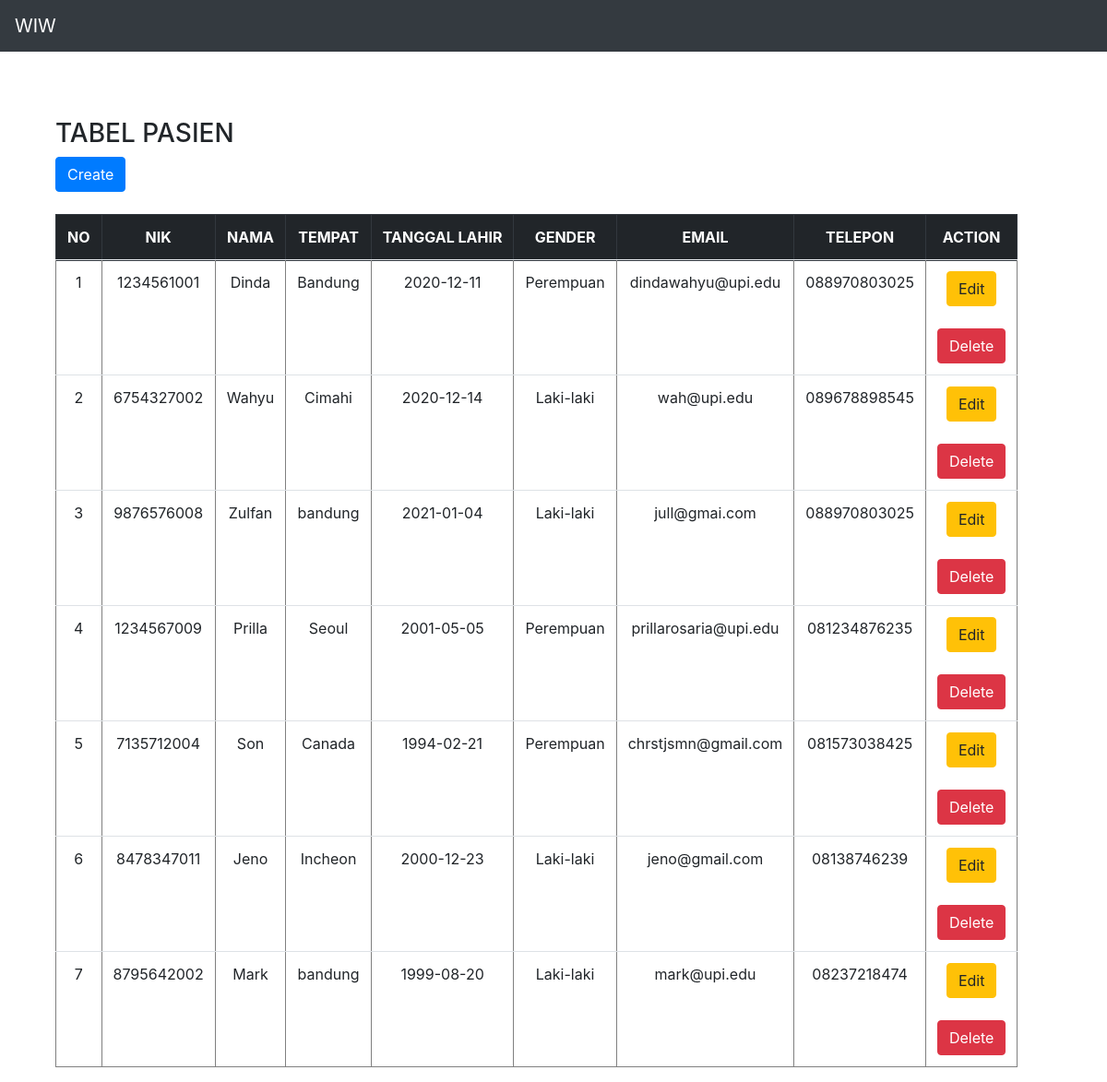
The page / on the database its author committed.
### tables this page shows
CREATE TABLE `pasien` (
  `id` int(11) NOT NULL,
  `nik` varchar(100) NOT NULL,
  `nama` varchar(100) NOT NULL,
  `tempat` varchar(100) NOT NULL,
  `tl` varchar(100) NOT NULL,
  `gender` varchar(10) NOT NULL,
  `email` varchar(100) NOT NULL,
  `telp` varchar(100) NOT NULL
);

### index.php (called while the page is built, shortened)
<?php
include("model/Template.class.php");
include("model/DB.class.php");
include("view/TampilPasien.php");
$tp = new TampilPasien();
$data = $tp->tampil();

### presenter/ProsesPasien.php (called while the page is built, shortened)
<?php
class ProsesPasien implements KontrakPresenter
{
	private $tabelpasien;
	private $data = [];
	function __construct()
	{
		try {
			$db_host = "localhost";
			$db_user = "root";
			$db_password = "";
			$db_name = "mvp_php";
			$this->tabelpasien = new TabelPasien($db_host, $db_user, $db_password, $db_name);
			$this->data = array();
		} catch (Exception $e) {
			echo "wiw error" . $e->getMessage();
		}
	}
	function prosesDataPasien()
	{
		try {
			$this->tabelpasien->open();
			$this->tabelpasien->getPasien();
			while ($row = $this->tabelpasien->getResult()) {
				$this->data[] = $row;
			}
		} catch (Exception $e) {
			echo "wiw error part 2" . $e->getMessage();
		}
	}
	function getNik($i)
	{
		return $this->data[$i]['nik'];
	}
	function getNama($i)
	{
		return $this->data[$i]['nama'];
	}
	function getTempat($i)
	{
		return $this->data[$i]['tempat'];
	}
	function getTl($i)
	{
		return $this->data[$i]['tl'];
	}
	function getGender($i)
	{
		return $this->data[$i]['gender'];
	}
	function getEmail($i)
	{
		return $this->data[$i]['email'];
	}
	function getTelepon($i)
	{
		return $this->data[$i]['telp'];
	}
	function getSize()
	{
		return sizeof($this->data);
	}
}

### model/DB.class.php (called while the page is built, shortened)
<?php
class DB
{
    var $db_host = '';
    var $db_user = '';
    var $db_password = '';
    var $db_name = '';
    var $db_link = '';
    function __construct($db_host = 'localhost', $db_user = 'root', $db_password = '', $db_name = 'mvp_php')
    {
        $this->db_host = $db_host;
        $this->db_user = $db_user;
        $this->db_password = $db_password;
        $this->db_name = $db_name;
    }
    function open()
    {
        $this->db_link = mysqli_connect($this->db_host, $this->db_user, $this->db_password);
        mysqli_select_db($this->db_link, $this->db_name);
    }
    function execute($query = "")
    {
        $this->result = mysqli_query($this->db_link, $query);
        return $this->result;
    }
}

### model/TabelPasien.class.php (called while the page is built, shortened)
<?php
require_once 'DB.class.php';
class TabelPasien extends DB
{
    function getPasien()
    {
        $query = "SELECT * FROM pasien";
        return $this->execute($query);
    }
}

### view/TampilPasien.php (the view, shortened to what this page needs)
<?php
include("presenter/ProsesPasien.php");
class TampilPasien implements KontrakView
{
    private $prosespasien;
    function __construct()
    {
        $this->prosespasien = new ProsesPasien();
    }
    function tampil()
    {
        $this->prosespasien->prosesDataPasien();
        $data = null;
        $data .= "<form action='' method='post'>
        <button type='submit' name='create_button' class='btn btn-primary'>Create</button>
    </form><br><br>";
        for ($i = 0; $i < $this->prosespasien->getSize(); $i++) {
            $no = $i + 1;
            $data .= "
			<tr>
                <td>" . $no . "</td>
                <td>" . $this->prosespasien->getNik($i) . "</td>
                <td>" . $this->prosespasien->getNama($i) . "</td>
                <td>" . $this->prosespasien->getTempat($i) . "</td>
                <td>" . $this->prosespasien->getTl($i) . "</td>
                <td>" . $this->prosespasien->getGender($i) . "</td>
                <td>" . $this->prosespasien->getEmail($i) . "</td>
                <td>" . $this->prosespasien->getTelepon($i) . "</td>
                <td>
                <form action='' method='post'>
                <input type='hidden' name='edit_id' value='" . $this->prosespasien->getId($i) . "'>
                <button type='submit' name='edit_button' class='btn btn-warning'>Edit</button>
            </form><br>
            <form action='' method='post'>
                <input type='hidden' name='delete_index' value='" . $this->prosespasien->getId($i) . "'>
                <button type='submit' name='delete_button' class='btn btn-danger'>Delete</button>
            </form>
                </td>
            </tr>";
        }
    }
}
?>

### model/Template.class.php (shortened to what this page needs)
<?php
class Template{
	var $content = '';
	function __construct($filename = ''){
		$this->content = implode('', @file($filename));
	}
	function clear(){
		$this->content = preg_replace("/DATA_[A-Z|_|0-9]+/", "", $this->content);
	}
	function write(){
		print $this->content;
	}
	function replace($old = '', $new = ''){
		if(is_int($new)){
			$value = sprintf("%d", $new);
		}elseif(is_float($new)){
			$value = sprintf("%f", $new);
		}elseif(is_array($new)){
			$value = '';
			foreach( $new as $item){
				$value .= $item. '';
			}
		}else{
			$value = $new;
		}
		$this->content = preg_replace("/$old/",  $value, $this->content);
	}
}

### rows shown on the page
pasien: no "1", nik "1234561001", nama "Dinda", tempat "Bandung", tl "2020-12-11", gender "Perempuan", email "dindawahyu@upi.edu", telp "088970803025"
pasien: no "2", nik "6754327002", nama "Wahyu", tempat "Cimahi", tl "2020-12-14", gender "Laki-laki", email "wah@upi.edu", telp "089678898545"
pasien: no "3", nik "9876576008", nama "Zulfan", tempat "bandung", tl "2021-01-04", gender "Laki-laki", email "jull@gmai.com", telp "088970803025"
pasien: no "4", nik "1234567009", nama "Prilla", tempat "Seoul", tl "2001-05-05", gender "Perempuan", email "prillarosaria@upi.edu", telp "081234876235"
pasien: no "5", nik "7135712004", nama "Son", tempat "Canada", tl "1994-02-21", gender "Perempuan", email "chrstjsmn@gmail.com", telp "081573038425"
pasien: no "6", nik "8478347011", nama "Jeno", tempat "Incheon", tl "2000-12-23", gender "Laki-laki", email "jeno@gmail.com", telp "08138746239"
pasien: no "7", nik "8795642002", nama "Mark", tempat "bandung", tl "1999-08-20", gender "Laki-laki", email "mark@upi.edu", telp "08237218474"

### other values the page prints
$this->content "WIW TABEL PASIEN NO NIK NAMA TEMPAT TANGGAL LAHIR GENDER EMAIL TELEPON ACTION"
